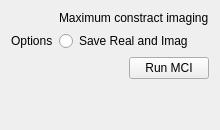
            <widget class="QWidget" name="tab_11">
             <attribute name="title">
              <string>MCI</string>
             </attribute>
             <attribute name="toolTip">
              <string>Maximum contrast imaging
Optimal vector difference between GM and WM.</string>
             </attribute>
             <layout class="QVBoxLayout" name="verticalLayout_19">
              <item>
               <layout class="QGridLayout" name="gridLayout_15">
                <item row="2" column="0">
                 <widget class="QLabel" name="label_45">
                  <property name="text">
                   <string>Options</string>
                  </property>
                 </widget>
                </item>
                <item row="4" column="2">
                 <layout class="QHBoxLayout" name="horizontalLayout_47">
                  <item>
                   <spacer name="horizontalSpacer_22">
                    <property name="orientation">
                     <enum>Qt::Horizontal</enum>
                    </property>
                    <property name="sizeHint" stdset="0">
                     <size>
                      <width>40</width>
                      <height>20</height>
                     </size>
                    </property>
                   </spacer>
                  </item>
                  <item>
                   <widget class="QPushButton" name="pushButton_MCI">
                    <property name="text">
                     <string>Run MCI</string>
                    </property>
                   </widget>
                  </item>
                 </layout>
                </item>
                <item row="1" column="0">
                 <widget class="QLabel" name="label_43">
                  <property name="text">
                   <string/>
                  </property>
                 </widget>
                </item>
                <item row="1" column="2">
                 <widget class="QLabel" name="label_48">
                  <property name="text">
                   <string>Maximum constract imaging</string>
                  </property>
                 </widget>
                </item>
                <item row="2" column="2">
                 <widget class="QRadioButton" name="radioButton_MCI_RI">
                  <property name="text">
                   <string>Save Real and Imag</string>
                  </property>
                 </widget>
                </item>
                <item row="5" column="2">
                 <spacer name="verticalSpacer_9">
                  <property name="orientation">
                   <enum>Qt::Vertical</enum>
                  </property>
                  <property name="sizeHint" stdset="0">
                   <size>
                    <width>20</width>
                    <height>40</height>
                   </size>
                  </property>
                 </spacer>
                </item>
               </layout>
              </item>
             </layout>
            </widget>
